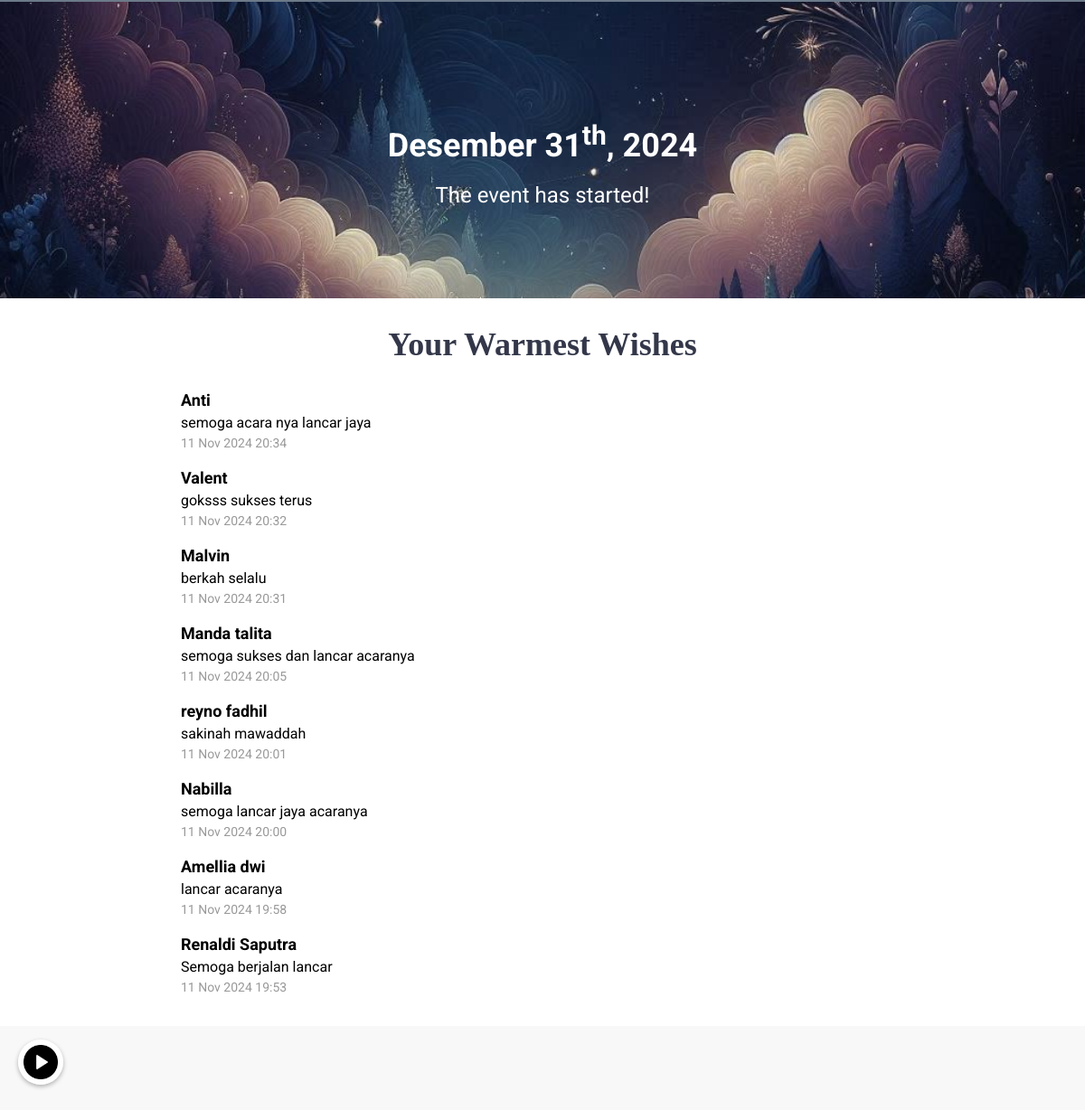
/public/home.php (lower part), run on an earlier commit of the app's database.
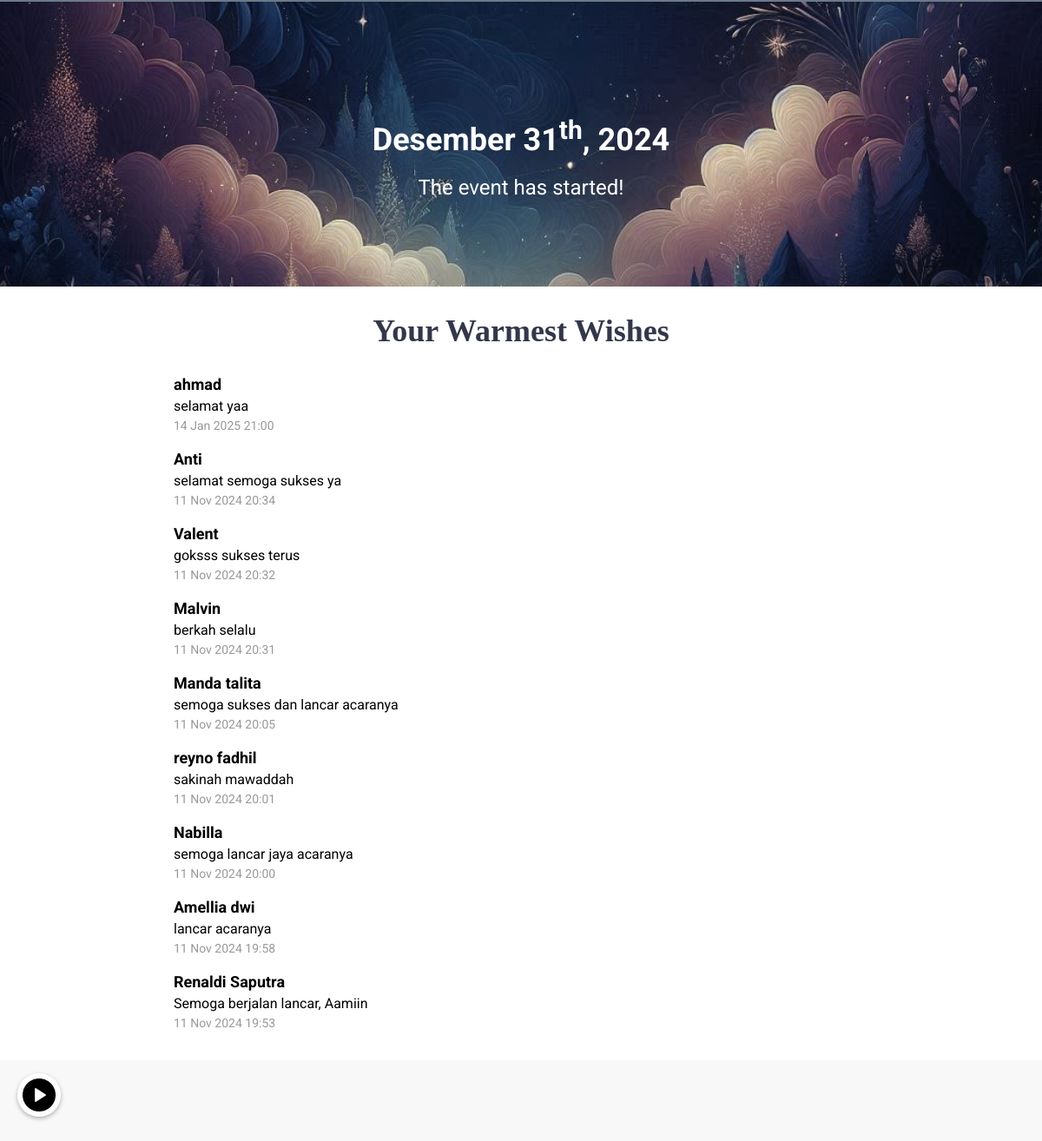
And on a later commit of the database.
### tables this page shows
CREATE TABLE `guests` (
  `id` int(11) NOT NULL,
  `code_rsvp` varchar(20) NOT NULL,
  `name` varchar(50) NOT NULL,
  `email` varchar(50) NOT NULL,
  `phone` varchar(15) DEFAULT NULL,
  `guests_count` int(11) DEFAULT NULL,
  `notes` text DEFAULT NULL,
  `is_present` tinyint(1) DEFAULT 0,
  `confirm` tinyint(1) DEFAULT 0,
  `created_at` datetime NOT NULL DEFAULT current_timestamp()
);

### public/home.php (the view, shortened to what this page needs)
<!DOCTYPE html>
<html lang="id">
<head>
  <link rel="stylesheet" href="assets/userUI.css">
  <link rel="stylesheet" href="assets/home.css">
  <link rel="stylesheet" href="style/home-mobile.css">
  <link href="https://cdnjs.cloudflare.com/ajax/libs/font-awesome/5.15.3/css/all.min.css" rel="stylesheet" />
</head>
<body>
  <main>
    <section id="rsvp">
      <article class="countdown-wrapping countdown">
        <h2>Desember 31<sup>th</sup>, 2024</h2>
        <div class="countdown-timer">
    </div>
      </article>
    </section>
    <section id="comments" class="comments">
      <h1>Your Warmest Wishes</h1>
      <div id="comment-list">
        <?php
        require_once '../Config/db.php';
        $sql = "SELECT * FROM guests ORDER BY created_at DESC";
        $stmt = $pdo->query($sql);
        $comments = $stmt->fetchAll(PDO::FETCH_ASSOC);
        foreach ($comments as $comment) {
          if($comment['notes'] != null){
            echo '<div class="comment">';
            echo '<div class="name">' . htmlspecialchars($comment['name']) . '</div>';
            echo '<div class="text">' . htmlspecialchars($comment['notes']) . '</div>';
            echo '<div class="time">' . date('d M Y H:i', strtotime($comment['created_at'])) . '</div>';
            echo '</div>';
          }else{
            echo "";
          }
        }
        ?>
      </div>
    </section>
    <div class="music-control">
      <button id="play-button" class="music-button">
        <img src="./assets/img/play.png" alt="Play Music">
      </button>
    </div>
  </main>
  <footer></footer>
</body>
</html>

What changed in the data, as far as the page shows it:
added guests: name "ahmad", notes "selamat yaa", created_at "14 Jan 2025 21:00"
changed guests "Anti": notes "semoga acara nya lancar jaya" → "selamat semoga sukses ya"
changed guests "Renaldi Saputra": notes "Semoga berjalan lancar" → "Semoga berjalan lancar, Aamiin"
